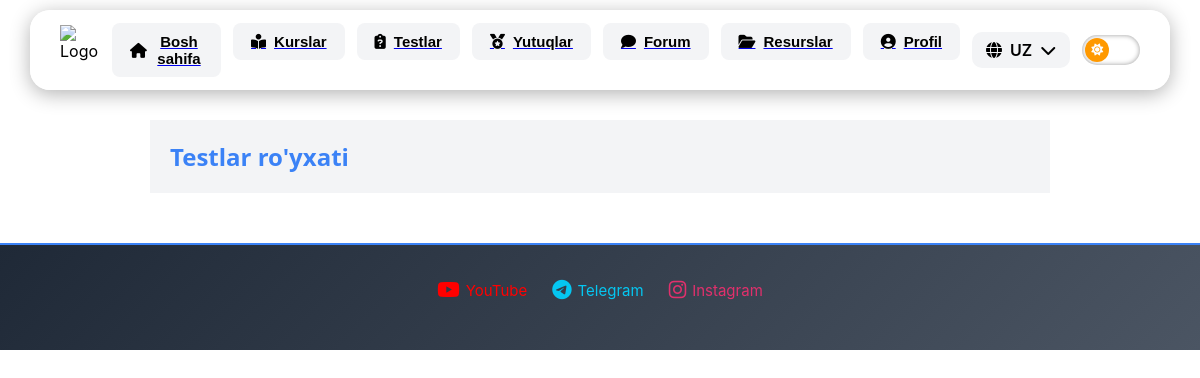
Before: /student/tests (signed in) with the older database file.
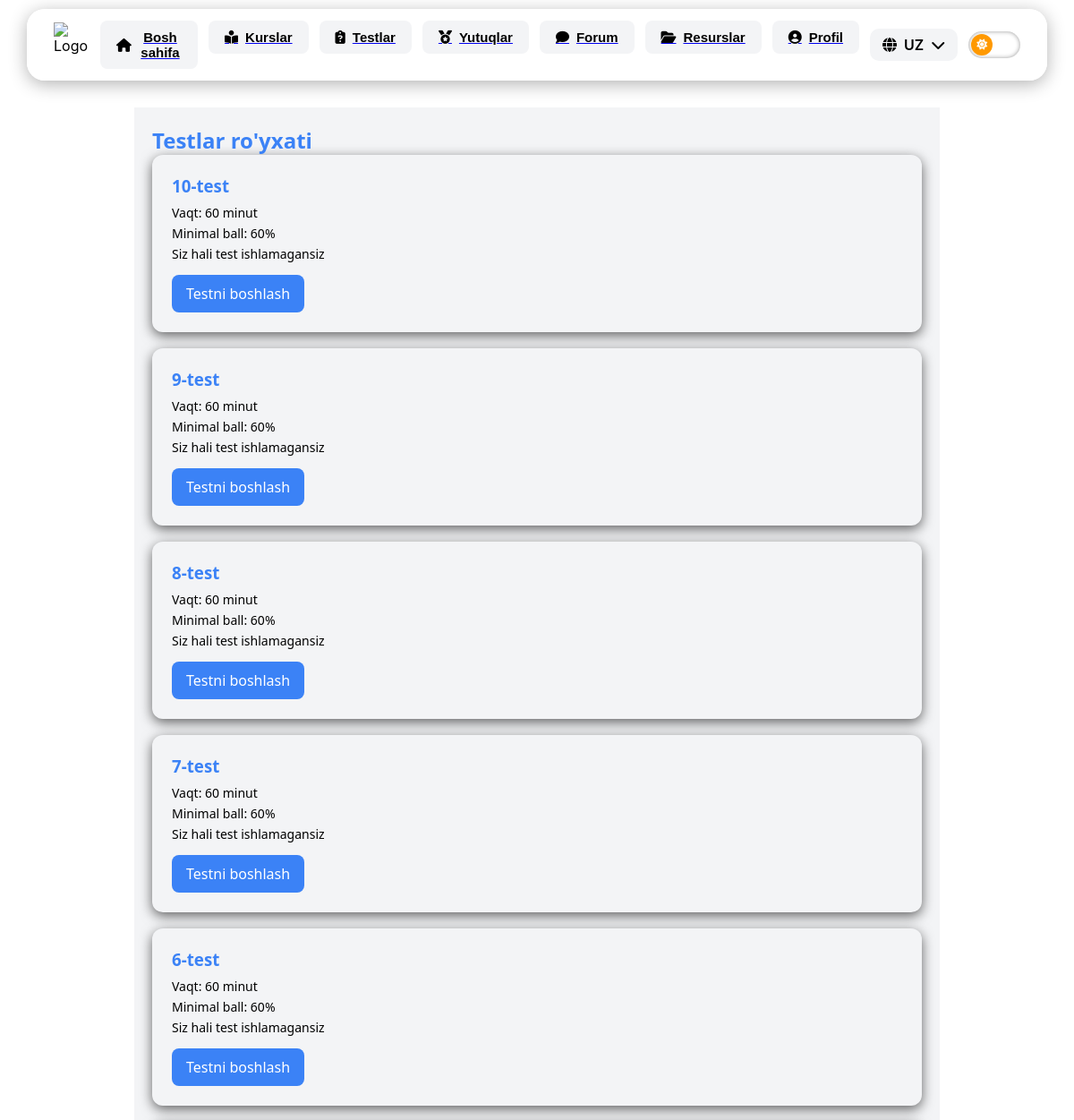
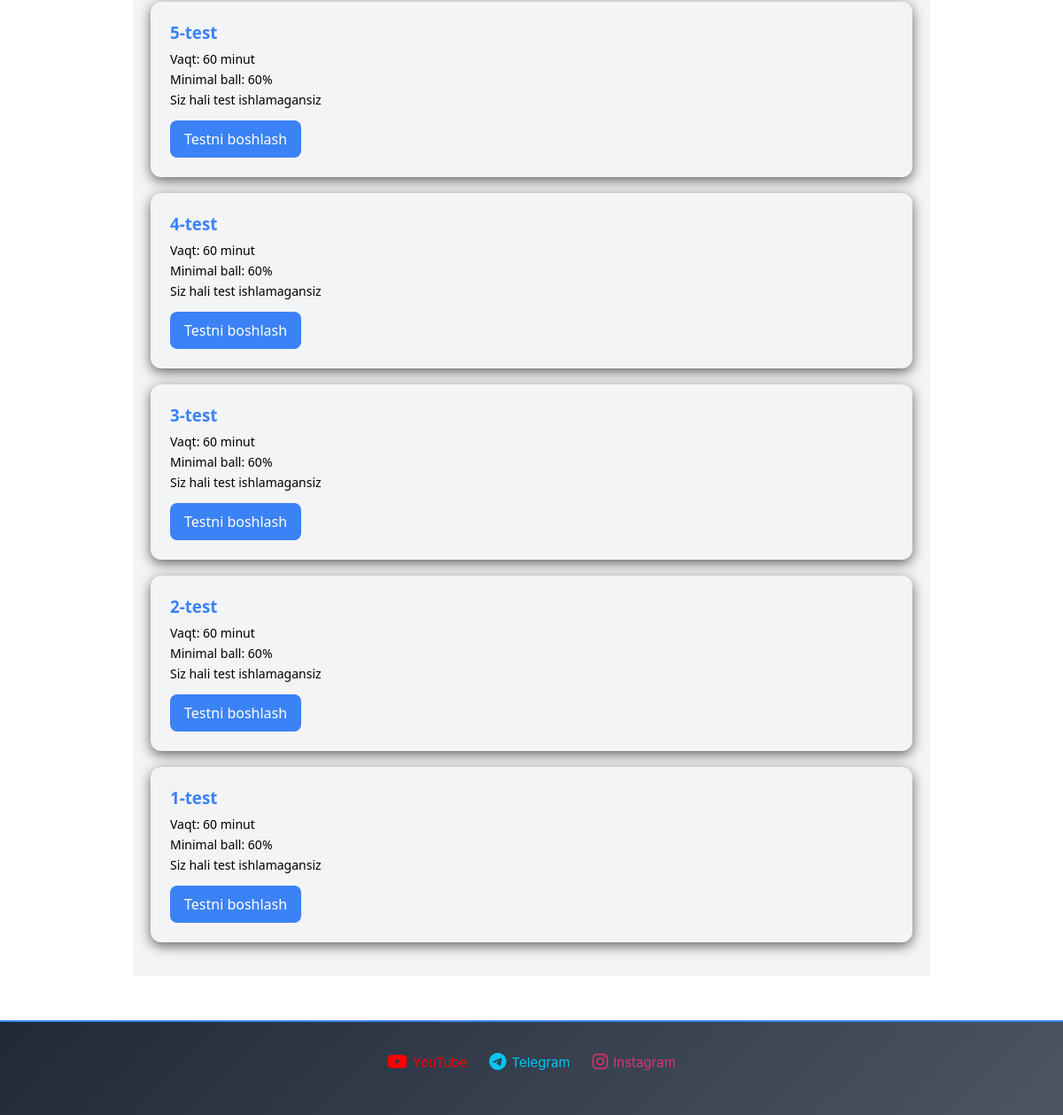
After: the same page with the newer database file (2 pictures, top to bottom).
### tables this page shows
CREATE TABLE tests(
    id INTEGER PRIMARY KEY AUTOINCREMENT,
    name TEXT NOT NULL,
    title TEXT,
    time INTEGER NOT NULL,
    min_score INTEGER NOT NULL,
    openness TEXT DEFAULT 'open'
);

### routes/student.py (the view)
@bp.route("/tests")
def tests():
    user_id = session.get("user_id")
    if not user_id:
        return redirect("/login")
    db = get_db()
    cur = db.cursor()
    tests = cur.execute("""
        SELECT *
        FROM tests
        WHERE openness='open'
        ORDER BY id DESC
    """).fetchall()
    test_results = {}
    for t in tests:
        res = cur.execute("""
            SELECT *
            FROM exams
            WHERE user_id=? AND test_id=?
            ORDER BY id DESC
            LIMIT 1
        """,(user_id, t["id"])).fetchone()
        if res:
            test_results[t["id"]] = res
    return render_template(
        "student/tests.html",
        tests=tests,
        test_results=test_results
    )

### routes/student.py (called while the page is built)
@bp.before_request
def require_login():
    open_routes = [
        "student.student_dashboard",
        "student.student_courses"
    ]
    if request.endpoint in open_routes:
        return
    if "user_id" not in session:
        return redirect(url_for('auth.login', next=request.path))

def get_db():
    conn = sqlite3.connect("database.db")
    conn.row_factory = sqlite3.Row
    return conn

### templates/student/tests.html (shortened to what this page needs)
{% extends "base.html" %}
{% block content %}
<div class="test-list">
<h2>Testlar ro'yxati</h2>
{% for t in tests %}
<div class="test-item">
<h3>{{ t['name'] }}</h3>
<p>Vaqt: {{ t['time'] }} minut</p>
<p>Minimal ball: {{ t['min_score'] }}%</p>
{% if test_results.get(t['id']) %}
{% set res = test_results[t['id']] %}
<p>Sizning oxirgi natijangiz: <b>{{ res['score'] }}%</b></p>
{% if res['score'] >= t['min_score'] %}
<p class="passed">Testdan o'tdingiz ✅</p>
{% else %}
<p class="failed">Minimal ballga yetmadingiz ❌</p>
<a class="button"
href="{{ url_for('student.start_test', test_id=t['id']) }}">
Qayta topshirish
</a>
{% endif %}
{% else %}
<p>Siz hali test ishlamagansiz</p>
{% endif %}
<a class="button"
href="{{ url_for('student.start_test', test_id=t['id']) }}">
Testni boshlash
</a>
</div>
{% endfor %}
</div>
{% endblock %}

Changed rows visible on the page:
added tests: name "10-test", time "60", min_score "60", shows "Siz hali test ishlamagansiz"
added tests: name "9-test", time "60", min_score "60", shows "Siz hali test ishlamagansiz"
added tests: name "8-test", time "60", min_score "60", shows "Siz hali test ishlamagansiz"
added tests: name "7-test", time "60", min_score "60", shows "Siz hali test ishlamagansiz"
added tests: name "6-test", time "60", min_score "60", shows "Siz hali test ishlamagansiz"
added tests: name "5-test", time "60", min_score "60", shows "Siz hali test ishlamagansiz"
added tests: name "4-test", time "60", min_score "60", shows "Siz hali test ishlamagansiz"
added tests: name "3-test", time "60", min_score "60", shows "Siz hali test ishlamagansiz"
added tests: name "2-test", time "60", min_score "60", shows "Siz hali test ishlamagansiz"
added tests: name "1-test", time "60", min_score "60", shows "Siz hali test ishlamagansiz"
